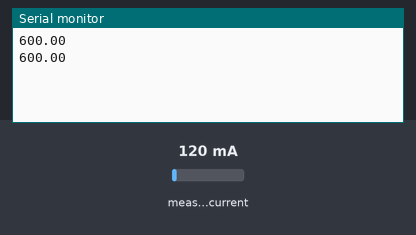
Bench run of a sketch on a simulated Arduino Uno, built with avr-gcc and run on an emulated ATmega328P. On the bench: the last lines printed to the serial monitor. The test bench sets the inputs (shaded band); at power-on: measured current 120 mA.

Above: at 1.2 s.
1.3 s: measured current set to 40 mA
At 2.6 s:
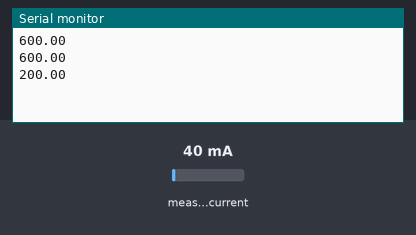
2.8 s: measured current set to 500 mA
At 3.6 s:
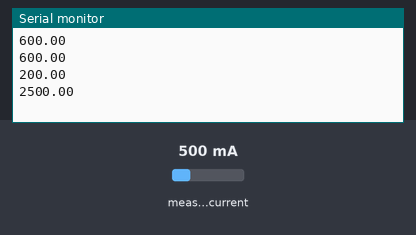
Timing chart, 0 to 5.8 s (numbered marks = the images above; inputs shaded):
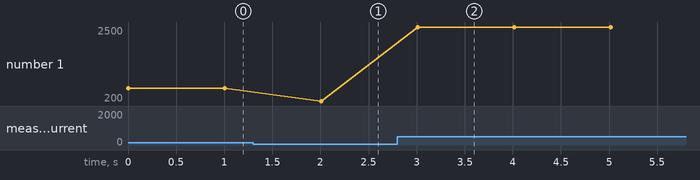

Measured:
- after the input at 1.3 s, the serial monitor: prints a new line after 0.71 s (image 1)
- after the input at 2.8 s, the serial monitor: prints a new line after 0.21 s (image 2)
- plotted number 1: 600 → 200 after the input at 1.3 s, 200 → 2500 after the input at 2.8 s

The sketch:

PM.ino
```cpp
#include <Wire.h>
#include <Adafruit_INA219.h>

Adafruit_INA219 ina219;

void setup() {
  Serial.begin(115200);
  ina219.begin();
}

void loop() {
  float current_mA = ina219.getCurrent_mA();
  float power_mW = current_mA * 5.0; // Fixed 5V

  Serial.println(power_mW); // Just send number, Python adds timestamp
  delay(1000);
}
```
